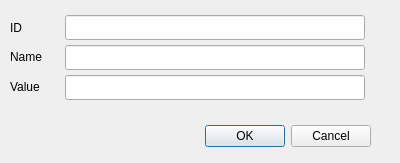
<?xml version="1.0" encoding="UTF-8"?>
<ui version="4.0">
 <class>newDialog</class>
 <widget class="QDialog" name="newDialog">
  <property name="geometry">
   <rect>
    <x>0</x>
    <y>0</y>
    <width>400</width>
    <height>163</height>
   </rect>
  </property>
  <property name="windowTitle">
   <string>Dialog</string>
  </property>
  <widget class="QDialogButtonBox" name="buttonBox">
   <property name="geometry">
    <rect>
     <x>30</x>
     <y>120</y>
     <width>341</width>
     <height>32</height>
    </rect>
   </property>
   <property name="orientation">
    <enum>Qt::Horizontal</enum>
   </property>
   <property name="standardButtons">
    <set>QDialogButtonBox::Cancel|QDialogButtonBox::Ok</set>
   </property>
  </widget>
  <widget class="QLabel" name="label">
   <property name="geometry">
    <rect>
     <x>10</x>
     <y>20</y>
     <width>21</width>
     <height>16</height>
    </rect>
   </property>
   <property name="text">
    <string>ID</string>
   </property>
  </widget>
  <widget class="QLabel" name="label_2">
   <property name="geometry">
    <rect>
     <x>10</x>
     <y>50</y>
     <width>57</width>
     <height>14</height>
    </rect>
   </property>
   <property name="text">
    <string>Name</string>
   </property>
  </widget>
  <widget class="QLabel" name="label_3">
   <property name="geometry">
    <rect>
     <x>10</x>
     <y>80</y>
     <width>57</width>
     <height>14</height>
    </rect>
   </property>
   <property name="text">
    <string>Value</string>
   </property>
  </widget>
  <widget class="QLineEdit" name="lineEditValue">
   <property name="geometry">
    <rect>
     <x>65</x>
     <y>75</y>
     <width>300</width>
     <height>25</height>
    </rect>
   </property>
  </widget>
  <widget class="QLineEdit" name="lineEditName">
   <property name="geometry">
    <rect>
     <x>65</x>
     <y>45</y>
     <width>300</width>
     <height>25</height>
    </rect>
   </property>
  </widget>
  <widget class="QLineEdit" name="lineEditID">
   <property name="geometry">
    <rect>
     <x>65</x>
     <y>15</y>
     <width>300</width>
     <height>25</height>
    </rect>
   </property>
  </widget>
 </widget>
 <resources/>
 <connections>
  <connection>
   <sender>buttonBox</sender>
   <signal>accepted()</signal>
   <receiver>newDialog</receiver>
   <slot>accept()</slot>
   <hints>
    <hint type="sourcelabel">
     <x>248</x>
     <y>254</y>
    </hint>
    <hint type="destinationlabel">
     <x>157</x>
     <y>274</y>
    </hint>
   </hints>
  </connection>
  <connection>
   <sender>buttonBox</sender>
   <signal>rejected()</signal>
   <receiver>newDialog</receiver>
   <slot>reject()</slot>
   <hints>
    <hint type="sourcelabel">
     <x>316</x>
     <y>260</y>
    </hint>
    <hint type="destinationlabel">
     <x>286</x>
     <y>274</y>
    </hint>
   </hints>
  </connection>
 </connections>
</ui>
